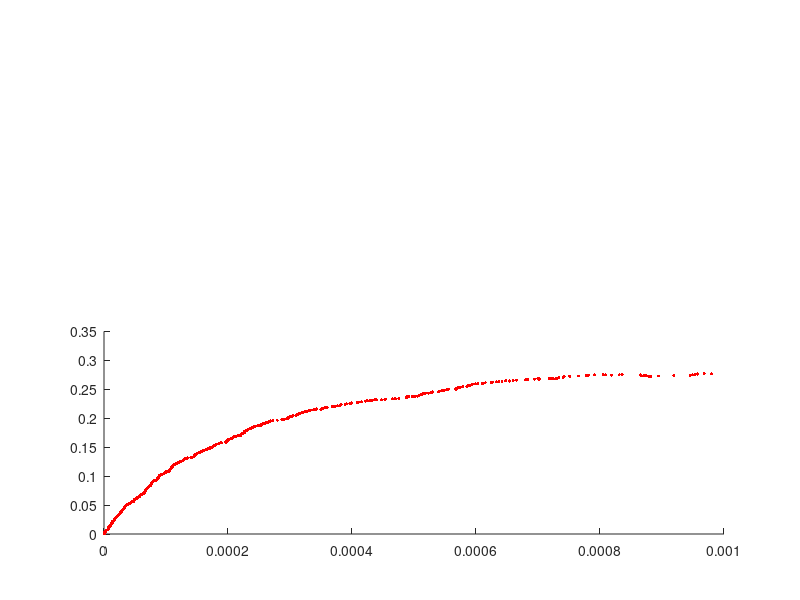

Here is the MATLAB script that generated this plot: (Note: this script raises an error after producing the figure.)
clearvars;
close all;

% This code is meant to track a single protein (RAD51 only, no
% competition) that binds to and unbinds from a ssDNA lattice at low
% concentrations. Rather than having a constant concentration over time,
% individual protein populations will be tracked. This utilizes the SSA for
% stochastic simulations. Now cooperativity will be included, but still no
% competition.

N = 5000;    %length of ssDNA
n = 3;  %length of protein (RAD51)

MinEvents = 100;   %minimum number of events to occur (typically keep at 100)
InitialFree = 500;    %initial number of proteins that are around the lattice

k_on = 1;   %kinetic rate constant for protein binding
k_off = 100;  %kinetic rate constant for protein unbinding
w = 1;  %cooperativity constant

% Memory Allocation
X_Locations = zeros(3,MinEvents);   %number of free locations on the DNA lattice over time
X_Free = zeros(1,MinEvents);    %number of free proteins with each event
X_Free(1) = InitialFree;    %records initial amount of free proteins
X_Bound = zeros(1,MinEvents);   %number of bound proteins on the lattice with each event (lattice is initially empty)
Populations = zeros(3,MinEvents);   %combined array tracking populations of bound/free proteins and free locations
a_P = zeros(4,MinEvents);   %propensity functions
t = zeros(1,MinEvents+1); %time tracker
dt = zeros(1,MinEvents);    %records each time interval in the simulation
EventHistory = zeros(4,MinEvents);  %records where each event occurs at each step
    % 1 - Isolated Binding
    % 2 - Singly Contiguous Binding
    % 3 - Doubly Contiguous Binding
    % 4 - Unbinding
FracCover = zeros(1,MinEvents+1);   %tracks saturation of ssDNA lattice

DNA = zeros(1,N);   %ssDNA lattice
BoundAtSpot = zeros(1,N);   %used to record where proteins are bound

Event = 0;  %counts number of events which have occured
Equilibrium = 0;
while Equilibrium == 0 %runs until the system reaches equilibrium
    Event = Event+1;    %increases event counter
    
    % Location Counter %%%%%%%%%%%%%%%%%%%%%%%%%%%%%%%%%%%%%%%%%%%%%%%%%%%%
    clear LeftEdges RightEdges GapSize AvailablePerGap DC_AvailableLocations SC_AvailableLocations I_AvailableLocations
    AvailableLocations = [];    %initializes an array to track available locations
    LeftEdges = find(diff([1 DNA 1]) == -1);    %all left edges of any gaps
    RightEdges = find(diff([1 DNA 1]) == 1);    %all right edges of any gaps
    GapSize = RightEdges-LeftEdges; %gap size of each gap on the lattice
    LeftEdges(GapSize < n) = [];    %clears position of any gap that is too small for binding
    GapSize(GapSize < n) = [];      %clears any gap that is too small for binding
    AvailablePerGap = GapSize-(n-1);    %number of available spaces per gap
    for a = 1:numel(GapSize)
        AvailableLocations = [AvailableLocations,LeftEdges(a):1:LeftEdges(a)+AvailablePerGap(a)-1]; %all available binding locations
    end
    DC_AvailableLocations = LeftEdges(GapSize == n);    %list of all doubly contiguous binding locations
    DC_AvailableLocations(DC_AvailableLocations == 1 | DC_AvailableLocations == N-(n-1)) = [];  %clears first and last position of lattice from DC
    
    SC_AvailableLocations = sort([AvailableLocations(diff([0,diff(AvailableLocations) == 1,0])>0),AvailableLocations(diff([0,diff(AvailableLocations) == 1,0])<0)]);    %calcualtes positon of all SC locations
    if ismember(1,SC_AvailableLocations)==1 && DNA(n) == 0  %if first location isn't really SC
        SC_AvailableLocations(SC_AvailableLocations==1) = [];   %...clear it
    end
    if ismember(N-(n-1),SC_AvailableLocations)==1 && DNA(N-n) == 0  %do the same thing with the last location on the lattice
        SC_AvailableLocations(SC_AvailableLocations==N-(n-1)) = [];
    end
    
    I_AvailableLocations = AvailableLocations(~ismember(AvailableLocations,DC_AvailableLocations)); %removes DC locations from available list of isolated locations
    I_AvailableLocations = I_AvailableLocations(~ismember(I_AvailableLocations,SC_AvailableLocations)); %removes SC locations from available list
    
    X_Locations(:,Event) = [numel(I_AvailableLocations);numel(SC_AvailableLocations);numel(DC_AvailableLocations)]; %number of free locations on the lattice
        %1 - Isolated
        %2 - Singly Contiguous
        %3 - Doubly Contiguous
    X_Bound(Event) = numel(find(BoundAtSpot == 1)); %number of proteins bound to the lattice
    BoundLocations = find(BoundAtSpot == 1);    %list of locations where proteins are bound
    %%%%%%%%%%%%%%%%%%%%%%%%%%%%%%%%%%%%%%%%%%%%%%%%%%%%%%%%%%%%%%%%%%%%%%%
    a_P(:,Event) = [k_on*X_Locations(1,Event)*X_Free(Event);k_on*X_Locations(2,Event)*X_Free(Event)*w;k_on*X_Locations(3,Event)*X_Free(Event)*(w^2);k_off*X_Bound(Event)];
        % 1 - Binding Reaction (I)
        % 2 - Binding Reaction (SC)
        % 3 - Binding Reaction (DC)
        % 4 - Unbinding Reaction
    Rands = [rand,rand];    %random numbers for Monte Carlo step
    dt(Event) = (1/sum(a_P(:,Event)))*log(1/Rands(1));   %time step calculation
    
    if Rands(2)*sum(a_P(:,Event)) < a_P(1,Event)    %isolated binding reactions (via SSA)
        I_BindLocation = I_AvailableLocations(randi(numel(I_AvailableLocations)));   %selects random location for binding
        DNA(I_BindLocation:I_BindLocation+(n-1)) = 1;   %binds protein
        X_Free(Event+1) = X_Free(Event)-1;  %updates free protein tracker (decrease by 1)
        BoundAtSpot(I_BindLocation) = 1;  %records where proteins are bound
        EventHistory(1,Event) = I_BindLocation;   %records where event happened
    elseif Rands(2)*sum(a_P(:,Event)) < sum(a_P(1:2,Event))    %singly contiguous binding reaction
        SC_BindLocation = SC_AvailableLocations(randi(numel(SC_AvailableLocations)));   %selects random location for binding
        DNA(SC_BindLocation:SC_BindLocation+(n-1)) = 1; %binds protein
        X_Free(Event+1) = X_Free(Event)-1;  %updates free protein tracker
        BoundAtSpot(SC_BindLocation) = 1;   %records where protein is now bound
        EventHistory(2,Event) = SC_BindLocation;    %records where the event happened
    elseif Rands(2)*sum(a_P(:,Event)) < sum(a_P(1:3,Event))    %doubly contiguous binding event
        DC_BindLocation = DC_AvailableLocations(randi(numel(DC_AvailableLocations)));   %selects random location for binding
        DNA(DC_BindLocation:DC_BindLocation+(n-1)) = 1; %binds protein
        X_Free(Event+1) = X_Free(Event)-1;  %updates free protein tracker
        BoundAtSpot(DC_BindLocation) = 1;   %records where protein is now bound
        EventHistory(3,Event) = DC_BindLocation;    %records where the event happened
    else   %unbinding reaction
        UnbindLocation = BoundLocations(randi(X_Bound(Event)));     %selects random protein to unbind from lattice
        DNA(UnbindLocation:UnbindLocation+(n-1)) = 0;   %unbinds protein
        X_Free(Event+1) = X_Free(Event)+1;  %updates free protein tracker (increase by 1)
        BoundAtSpot(UnbindLocation) = 0;    %updates BoundAtSpot
        EventHistory(4,Event) = UnbindLocation;
    end
    
    t(Event+1) = t(Event)+dt(Event);    %updates timer by advancing time according to the calculated time step
    FracCover(Event+1) = numel(find(DNA == 1))/N;   %calcualtes saturation level of ssDNA lattice
    if mod(numel(find(DNA == 1)),n) ~= 0  %if there isn't an integer number of bound proteins...
        disp('BROKEN PROTEIN');
        break  %ERROR STOP
    end
    if Event >= MinEvents
        QuarterTime = t(end)-(0.25*t(end));   %time that is 25% of the way back in the simulation
        TimeDiff = t-QuarterTime;
        TestPosition_t = find(abs(TimeDiff) == min(abs(TimeDiff)));  %position of time that is closest to 25% of the way back
        t_Equilibrium_Test = t(TestPosition_t:end);  %set of time we're looking for and testing for equilibrium
        Sat_Equilibrium_Test = FracCover(TestPosition_t:end);    %set of FracCover values to test for equilibrium in
        Avg_Saturation = sum(Sat_Equilibrium_Test)/numel(Sat_Equilibrium_Test); %average saturation level
        CurveFit = polyfit(t_Equilibrium_Test,Sat_Equilibrium_Test,1);  %linear fit to the last quarter of events
        Y_Int_Error(Event) = abs(Avg_Saturation-CurveFit(2))/Avg_Saturation;   %percent error in y-intercept fit
        if CurveFit(1) < (1/mean(dt)) & (Y_Int_Error(Event) < 0.05 | isnan(Y_Int_Error(Event)))  %if fitted slope is basically zero and the fitted y-int is basically the average saturation...
            Equilibrium = 1;    %...then the system is considered to be at equilibirum
        end
    end
end

figure(1);
subplot(2,2,[3,4]);
scatter(t,FracCover,5,'r','filled');
hold on;
yline(n*InitialFree/N,'--k',['Max. Saturation: ', num2str(round(n*InitialFree/N,2))],'LabelHorizontalAlignment','left');
yline(Avg_Saturation,'--r',['Eq. Saturation: ', num2str(round(Avg_Saturation,2))],'LabelHorizontalAlignment','right','LabelVerticalAlignment','bottom');
% xline(QuarterTime,'--r',['Eq. Time: ', num2str(round(QuarterTime,2))],'LabelVerticalAlignment','top','LabelHorizontalAlignment','left');
xlim([0 t(end)]);
xlabel('Time, t');
ylim([0 1]);
ylabel('Saturation Level');
title(['Low Protein Population (Initial X: ', num2str(InitialFree), ')']);
box on;
subplot(2,2,1);
scatter(t(1:end-1),X_Bound,5,'r','filled');
hold on;
scatter(t,X_Free,5,'b','filled');
xlim([0 t(end)]);   xlabel('Time, t');
ylim([0 InitialFree]); ylabel('Population, X');
title('Protein Populations');
box on;
legend('Bound','Free','Location','east');
subplot(2,2,2);
scatter(t(1:end-1),X_Locations(1,:),5,'r','filled'); hold on;    %Isolated locations
scatter(t(1:end-1),X_Locations(2,:),5,'b','filled');    %Singly Contiguous locations
scatter(t(1:end-1),X_Locations(3,:),5,'g','filled');    %Doubly Contiguous locations
scatter(t(1:end-1),sum(X_Locations(1:3,:)),5,'k','filled');   %total free locations
xlim([0 t(end)]); xlabel('Time, t');
ylim([0 N]);    ylabel('Free Locations');
legend('Isolated','Singly Contiguous','Doubly Contiguous','Total','Location','Northeast');
title('Available Locations');
box on;
